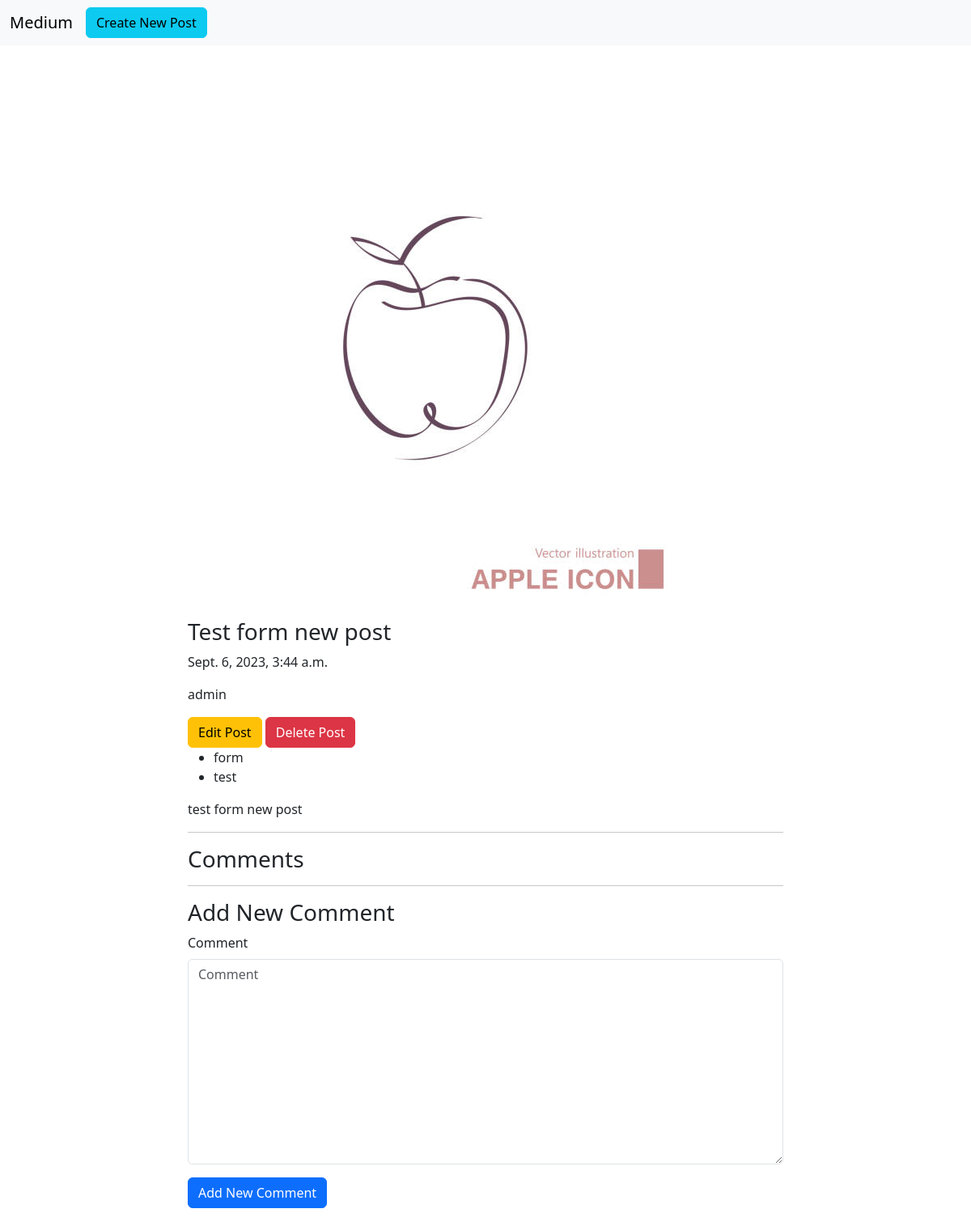
/blog/4, run on an earlier commit of the app's database.
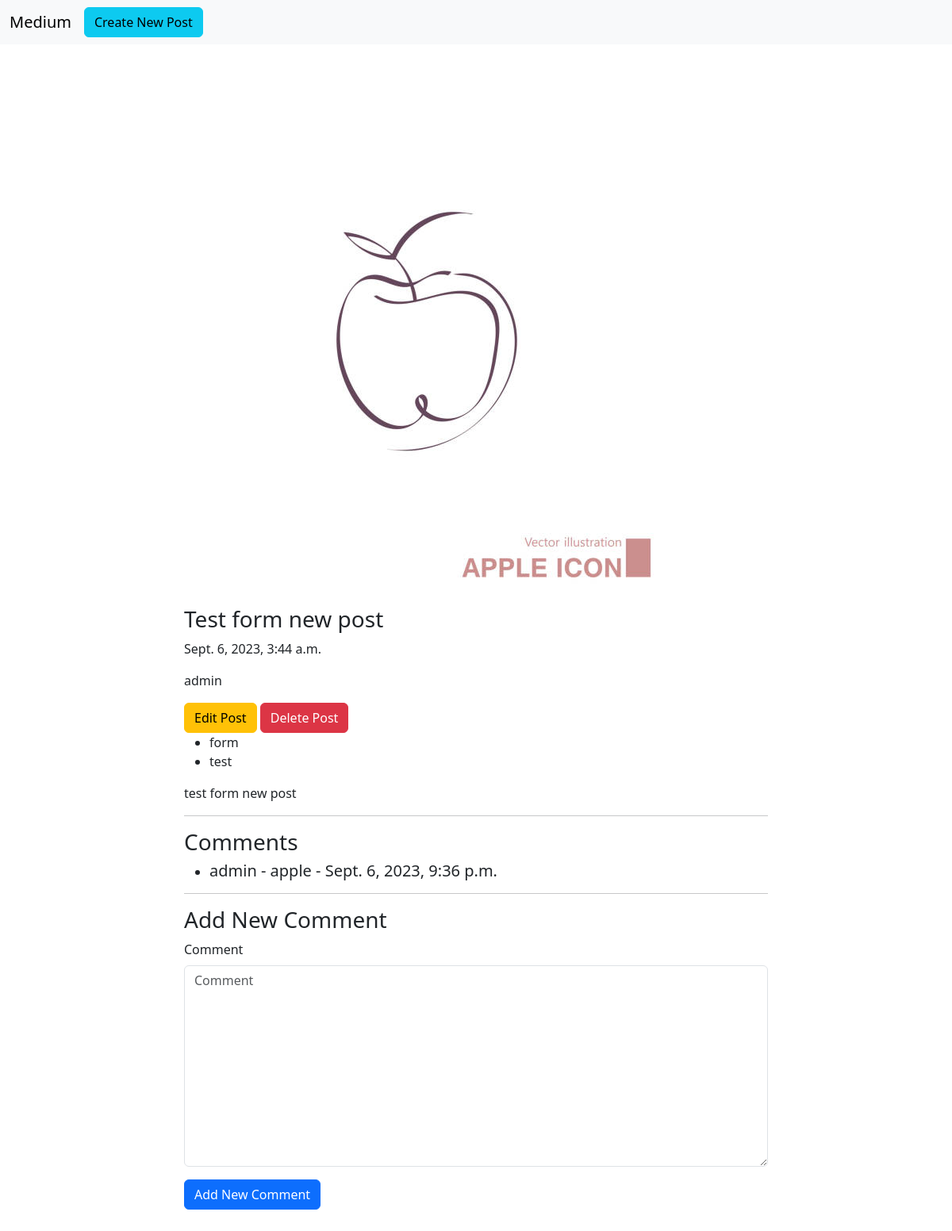
And on a later commit of the database.
### blog/models.py (models this page shows, shortened)
class Comment(models.Model):
    user = models.ForeignKey(User, on_delete=models.CASCADE , related_name='comment_author')
    post = models.ForeignKey(Post,related_name='comment_post',on_delete=models.CASCADE)
    Comment = models.TextField(max_length=2000)
    create_at = models.DateTimeField(default=timezone.now)

### blog/views.py (the view)
# urls.py: path('blog/<int:pk>' , Post_Detail),
def Post_Detail(request,pk):
    data = Post.objects.get(id=pk)
    post_comments = Comment.objects.filter(post=data)
    if request.method == 'POST':
        form = CommentForm(request.POST)
        if form.is_valid():
            myform = form.save(commit=False)
            myform.user = request.user
            myform.post = data
            myform.save()
    else:
        form = CommentForm()
    return render(request,'blog/post_detail.html',{'post':data , 'form':form , 'post_comments':post_comments})

### blog/forms.py
class CommentForm(forms.ModelForm):
    class Meta:
        model = Comment
        fields = ['Comment']

### blog/models.py (called while the page is built)
    def __str__(self):
        return self.title

### blog/templates/blog/post_detail.html (shortened to what this page needs)
{% load django_bootstrap5 %}
<!doctype html>
<html lang="en">
  <head>
    <link rel="stylesheet" href="https://cdnjs.cloudflare.com/ajax/libs/bootstrap/5.3.1/css/bootstrap.min.css" />    <nav class="navbar navbar-expand-lg bg-body-tertiary">
        <div class="container-fluid">
          <a class="navbar-brand" href="/blog">Medium</a>
          <div class="collapse navbar-collapse" id="navbarSupportedContent">
            <a class="btn btn-info me-2" href="/blog/new">Create New Post</a>
          </div>
        </div>
      </nav>
      <div class="container mt-5">
        <div class="row py-5">
                <div class="col-lg-8 mx-auto">
                  <img src="{{post.img.url}}" alt="">
                  <h3>
                    {{post}}
                </h3>
                <p>{{post.create_date}}</p>
                <p>{{post.author}}</p>
                <a href="/blog/{{post.id}}/edit" class="btn btn-warning">Edit Post</a>
                <a href="/blog/{{post.id}}/delete" class="btn btn-danger">Delete Post</a>
                <ul>
                  {% for tag in post.tags.all %}
                    <li>{{ tag }}</li>
                  {% endfor %}
                </ul>
                <p>{{post.content|safe}}</p>
                <hr>
                <h3> Comments </h3>
                <ul>
                    {% for comment in post_comments %}
                      <li>
                        <h5> {{comment.user}} - {{comment.Comment}} - {{comment.create_at}} </h5>
                      </li>
                    {% endfor %}
                </ul>
                <hr>
                <h3> Add New Comment </h3>
                <form method="post">
                    {% bootstrap_form form %}
                    {% bootstrap_button button_type="submit" content="Add New Comment" %}
                </form>
                </div>
        </div>
      </div>
    </body>
</html>

What changed in the data, as far as the page shows it:
added Comment: user "admin", Comment "apple", create_at "Sept. 6, 2023, 9:36 p.m."
